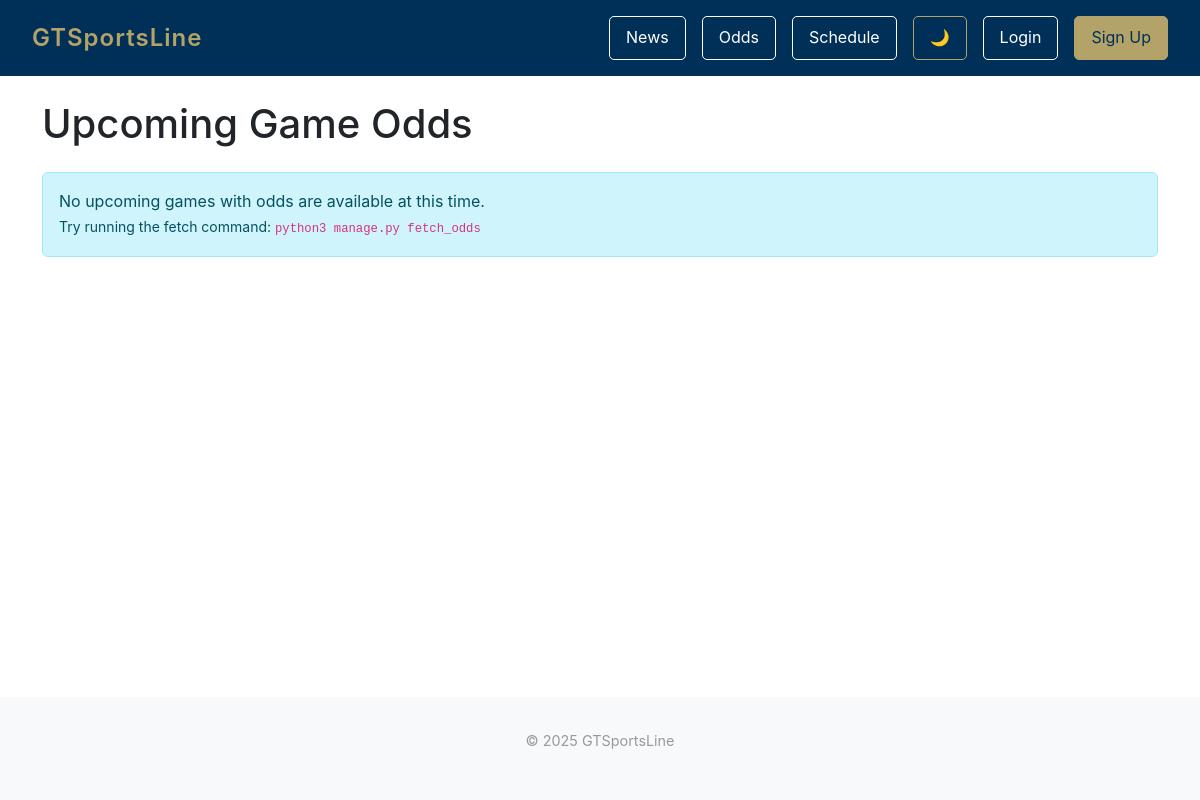
/odds/, run on an earlier commit of the app's database.
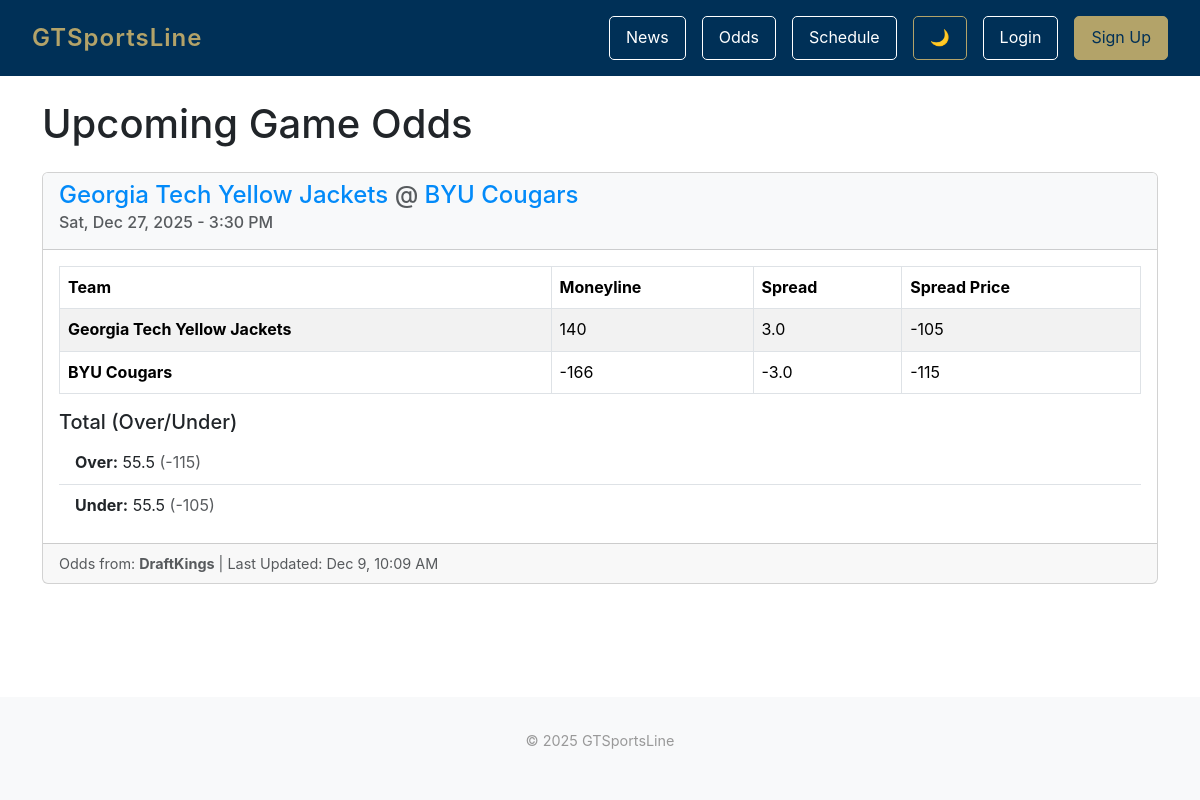
And on a later commit of the database.
### odds/models.py (models this page shows, shortened)
class Game(models.Model):
    api_game_id = models.CharField(max_length=100, unique=True)
    home_team = models.CharField(max_length=100)
    away_team = models.CharField(max_length=100)
    game_time = models.DateTimeField()
    bookmaker_name = models.CharField(max_length=100)
    last_updated = models.DateTimeField()
    home_team_moneyline = models.IntegerField(null=True, blank=True)
    away_team_moneyline = models.IntegerField(null=True, blank=True)
    home_team_spread = models.FloatField(null=True, blank=True)
    away_team_spread = models.FloatField(null=True, blank=True)
    home_team_spread_price = models.IntegerField(null=True, blank=True)
    away_team_spread_price = models.IntegerField(null=True, blank=True)
    total_over = models.FloatField(null=True, blank=True)
    total_over_price = models.IntegerField(null=True, blank=True)
    total_under = models.FloatField(null=True, blank=True)
    total_under_price = models.IntegerField(null=True, blank=True)
    class Meta:
        ordering = ['game_time'] # Default sort: show earliest games first

### odds/views.py (the view)
# urls.py: path('', views.odds_list_view, name='odds_list'),
def odds_list_view(request):
    upcoming_games = Game.objects.filter(
        game_time__gte=timezone.now()
    ).order_by('game_time') # Show the soonest game first
    saved_game_ids = set()
    if request.user.is_authenticated:
        saved_game_ids = set(
            SavedBet.objects.filter(user=request.user)
            .values_list('game_id', flat=True)
        )
    context = {
        'games': upcoming_games,
        'saved_game_ids': saved_game_ids,
    }
    return render(request, 'odds/odds_list.html', context)

### odds/templates/odds/odds_list.html (shortened to what this page needs)
{% extends 'base.html' %}
{% block content %}
<div class="container mt-4">
    <h1 class="mb-4">Upcoming Game Odds</h1>
    {% if games %}
        {% for game in games %}
            <div class="card mb-3">
                <div class="card-header bg-light">
                    <h4>
                        <a href="{% url 'odds:game_detail' game.id %}" style="text-decoration: none; color: #028af9;">
                            {{ game.away_team }}
                            <span class="text-muted">@</span>
                            {{ game.home_team }}
                        </a>
                    </h4>
                    <h6 class="card-subtitle mb-2 text-muted">
                        {{ game.game_time|date:"D, M j, Y - g:i A" }}
                    </h6>
                </div>
                <div class="card-body">
                    <table class="table table-striped table-bordered">
                        <thead class="thead-dark">
                            <tr>
                                <th>Team</th>
                                <th>Moneyline</th>
                                <th>Spread</th>
                                <th>Spread Price</th>
                            </tr>
                        </thead>
                        <tbody>
                            <tr>
                                <td><strong>{{ game.away_team }}</strong></td>
                                <td>{{ game.away_team_moneyline }}</td>
                                <td>{{ game.away_team_spread }}</td>
                                <td>{{ game.away_team_spread_price }}</td>
                            </tr>
                            <tr>
                                <td><strong>{{ game.home_team }}</strong></td>
                                <td>{{ game.home_team_moneyline }}</td>
                                <td>{{ game.home_team_spread }}</td>
                                <td>{{ game.home_team_spread_price }}</td>
                            </tr>
                        </tbody>
                    </table>
                    <h5 class="mt-3">Total (Over/Under)</h5>
                    <ul class="list-group list-group-flush">
                        <li class="list-group-item">
                            <strong>Over:</strong> {{ game.total_over }}
                            <span class="text-muted">({{ game.total_over_price }})</span>
                        </li>
                        <li class="list-group-item">
                            <strong>Under:</strong> {{ game.total_under }}
                            <span class="text-muted">({{ game.total_under_price }})</span>
                        </li>
                    </ul>
                </div>
                <div class="card-footer text-muted d-flex justify-content-between align-items-center" style="font-size: 0.9rem;">
                    <div>
                        Odds from: <strong>{{ game.bookmaker_name }}</strong>
                        | Last Updated: {{ game.last_updated|date:"M j, g:i A" }}
                    </div>
                </div>
            </div>
        {% endfor %}
    {% else %}
        <div class="alert alert-info" role="alert">
            No upcoming games with odds are available at this time.
            <br>
            <small>Try running the fetch command: <code>python3 manage.py fetch_odds</code></small>
        </div>
    {% endif %}
</div>
{% endblock %}

### gtsportsline/templates/base.html (shortened to what this page needs)
{% load static %}
<!DOCTYPE html>
<html lang="en" data-bs-theme="light">
<head>
    <link href="https://cdn.jsdelivr.net/npm/bootstrap@5.3.3/dist/css/bootstrap.min.css" rel="stylesheet">
</head>
<body>
    <div class="top-bar">
      <a href="/" class="logo">GTSportsLine</a>
        <div class="nav-buttons">
            <a href="{% url 'news.list' %}" class="nav-button-outline">News</a>
            <a href="{% url 'odds:odds_list' %}" class="nav-button-outline">Odds</a>
            <a href="{% url 'schedule.list' %}" class="nav-button-outline">Schedule</a>
            <button class="nav-button-outline" id="darkModeToggle" title="Toggle Dark Mode" style="border: 1px solid #B3A369; color: #B3A369;">
                🌙
            </button>
            {% if user.is_authenticated %}
            <div class="user-info">
                <span class="username">Welcome, {{ user.username }}</span>
                <a href="{% url 'accounts.logout' %}" class="nav-button-outline">Logout</a>
            </div>
            {% else %}
            <a href="{% url 'accounts.login' %}" class="nav-button-outline">Login</a>
            <a href="{% url 'accounts.signup' %}" class="btn-signup">Sign Up</a>
            {% endif %}
        </div>
    </div>
    <main>
        {% block content %}
        {% endblock content %}
    </main>
    <footer>
        <p>&copy; 2025 GTSportsLine</p>
    </footer>
</body>
</html>

### gtsportsline/templates/base.html (style rules this page uses)
* { margin: 0; padding: 0; box-sizing: border-box; }
body { font-family: 'Poppins', -apple-system, BlinkMacSystemFont, 'Segoe UI', Roboto, Oxygen, Ubuntu, Cantarell, sans-serif; line-height: 1.6; min-height: 100vh; display: flex; flex-direction: column; }
.top-bar { background: #003057; padding: 1rem 2rem; display: flex; justify-content: space-between; align-items: center; }
.logo { color: #B3A369; font-size: 1.5rem; font-weight: 600; letter-spacing: 1px; text-decoration: none; transition: opacity 0.2s ease; cursor: pointer; }
.nav-buttons { display: flex; gap: 1rem; align-items: center; }
.nav-button-outline { color: white; text-decoration: none; font-size: 1rem; background: transparent; border: 1px solid white; padding: 0.5rem 1rem; border-radius: 5px; transition: all 0.2s ease; cursor: pointer; }
.btn-signup { background: #B3A369; border: 1px solid #B3A369; padding: 0.5rem 1rem; border-radius: 5px; transition: all 0.2s ease; text-decoration: none; color: #003057; }
main { flex: 1; }
footer { text-align: center; padding: 2rem; color: #999; font-size: 0.9rem; background-color: var(--bs-tertiary-bg); }

What changed in the data, as far as the page shows it:
added Game: away_team "Georgia Tech Yellow Jackets", home_team "BYU Cougars", game_time "Sat, Dec 27, 2025 - 3:30 PM", away_team_moneyline "140", away_team_spread "3.0", away_team_spread_price "-105", home_team_moneyline "-166", home_team_spread "-3.0", home_team_spread_price "-115", total_over "55.5", total_over_price "-115", total_under "55.5", total_under_price "-105", bookmaker_name "DraftKings", last_updated "Dec 9, 10:09 AM"
Also different on the page:
text no longer shown: "No upcoming games with odds are available at this time. Try running the fetch command: python3 manage.py fetch_odds"
